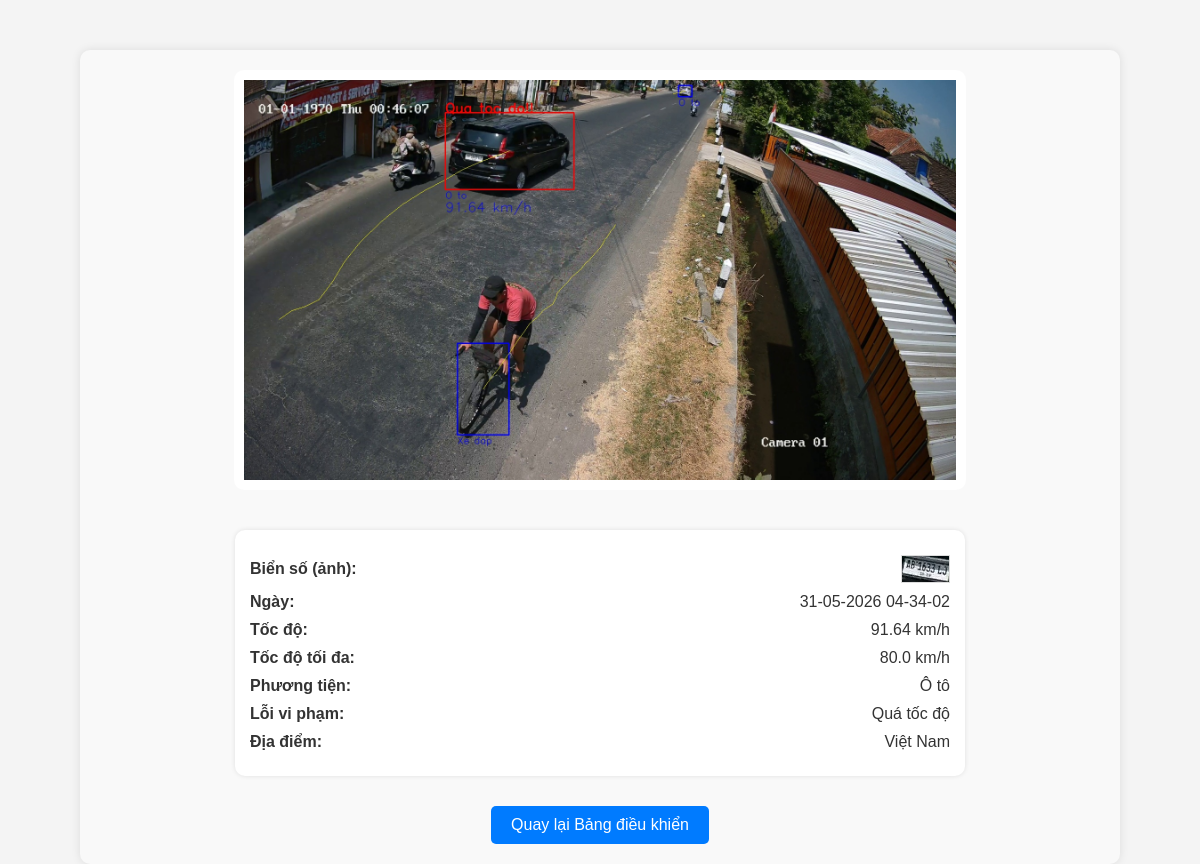
Screenshot of /photo/4 with the database file from the repository.
### tables this page shows
CREATE TABLE datalog (
                                    id INTEGER PRIMARY KEY,
                                    track_id TEXT NOT NULL,
                                    date TEXT NOT NULL,
                                    plat_license TEXT NOT NULL,
                                    speed TEXT NOT NULL,
                                    max_speed TEXT NOT NULL,
                                    violence_category TEXT NOT NULL,
                                    vehicle TEXT NOT NULL,
                                    location TEXT NOT NULL,
                                    open_photo TEXT NOT NULL
                                );

### server.py (the view)
@app.route("/photo/<int:id>")
def photo(id: int):
    conn = _datalog_conn()
    row = conn.execute("SELECT * FROM datalog WHERE id = ?", (id,)).fetchone()
    conn.close()
    if not row:
        return redirect("/dashboard")
    inspeed = float(row["speed"])
    inmaxspeed = float(row["max_speed"])
    speed = speed_limitation(inspeed, inmaxspeed)
    location = row["location"]
    return render_template(
        "photo.html",
        data=row,
        image_path=row["open_photo"],
        plat_license_path=row["plat_license"],
        location=location,
        speed=speed,
    )

### server.py (called while the page is built)
def _datalog_conn():
    import sqlite3
    db_path = os.path.join(BASE_DIR, "database", "datalog.db")
    conn = sqlite3.connect(db_path)
    conn.row_factory = sqlite3.Row
    return conn

def speed_limitation(speed: float, max_speed: float) -> str:
    if speed <= 5:
        return "không phát hiện"
    elif speed >= max_speed * 2:
        return "ngoài phạm vi"
    return f"{speed} km/h"

### templates/photo.html (shortened to what this page needs)
<!DOCTYPE html>
<html lang="vi">
<head>
    <link rel="stylesheet" href="{{ url_for('static', filename='dashboard.css') }}">
</head>
<body>
    <div class="photo-container">
        <img src="/static/{{ image_path }}" alt="Ảnh vi phạm" class="photo-img">
        <div class="photo-details">
            <p>
                <strong>Biển số (ảnh):</strong>
                {% if 'Not Detected' in plat_license_path or 'Không' in plat_license_path %}
                    Không phát hiện
                {% elif plat_license_path %}
                    <img src="/static/{{ plat_license_path }}" alt="Biển số" class="license-img">
                {% else %}
                    Không phát hiện
                {% endif %}
            </p>
            <p><strong>Ngày:</strong> {{ data['date'] }}</p>
            <p><strong>Tốc độ:</strong> {{ speed }}</p>
            <p><strong>Tốc độ tối đa:</strong> {{ data['max_speed'] }} km/h</p>
            <p><strong>Phương tiện:</strong> {{ data['vehicle'] }}</p>
            <p><strong>Lỗi vi phạm:</strong> {{ data['violence_category'] }}</p>
            <p><strong>Địa điểm:</strong> {{ location }}</p>
        </div>
        <a href="/dashboard" class="btn-back">Quay lại Bảng điều khiển</a>
    </div>
</body>
</html>

### database/static/dashboard.css (style rules this page uses)
body, html { margin: 0; padding: 0; font-family: 'Arial', sans-serif; background-color: #f4f4f4; color: #333; height: 100%; }
.photo-container { display: flex; flex-direction: column; align-items: center; justify-content: center; margin: 50px auto; max-width: 1000px; background-color: #f9f9f9; padding: 20px; border-radius: 10px; box-shadow: 0 0 10px rgba(0, 0, 0, 0.1); }
.photo-img { max-width: 100%; max-height: 400px; object-fit: contain; margin-bottom: 20px; border-radius: 10px; background-color: #fff; padding: 10px; }
.photo-details { width: 70%; text-align: left; margin-top: 20px; background-color: #ffffff; padding: 15px; border-radius: 10px; box-shadow: 0 0 5px rgba(0, 0, 0, 0.1); }
.photo-details p { font-size: 16px; margin: 10px 0; display: flex; justify-content: space-between; align-items: center; }
.photo-details p img { max-width: 100px; height: auto; margin-left: 10px; border: 1px solid #ddd; }
.btn-back { display: block; margin: 30px auto 0; padding: 10px 20px; background-color: #007bff; color: white; text-decoration: none; border-radius: 5px; font-size: 16px; text-align: center; width: fit-content; }

### rows the page displays
datalog: open_photo (picture), plat_license (picture), date "31-05-2026 04-34-02", max_speed "80.0", vehicle "Ô tô", violence_category "Quá tốc độ", location "Việt Nam"

### other values shown
{{ speed }} "91.64 km/h"
